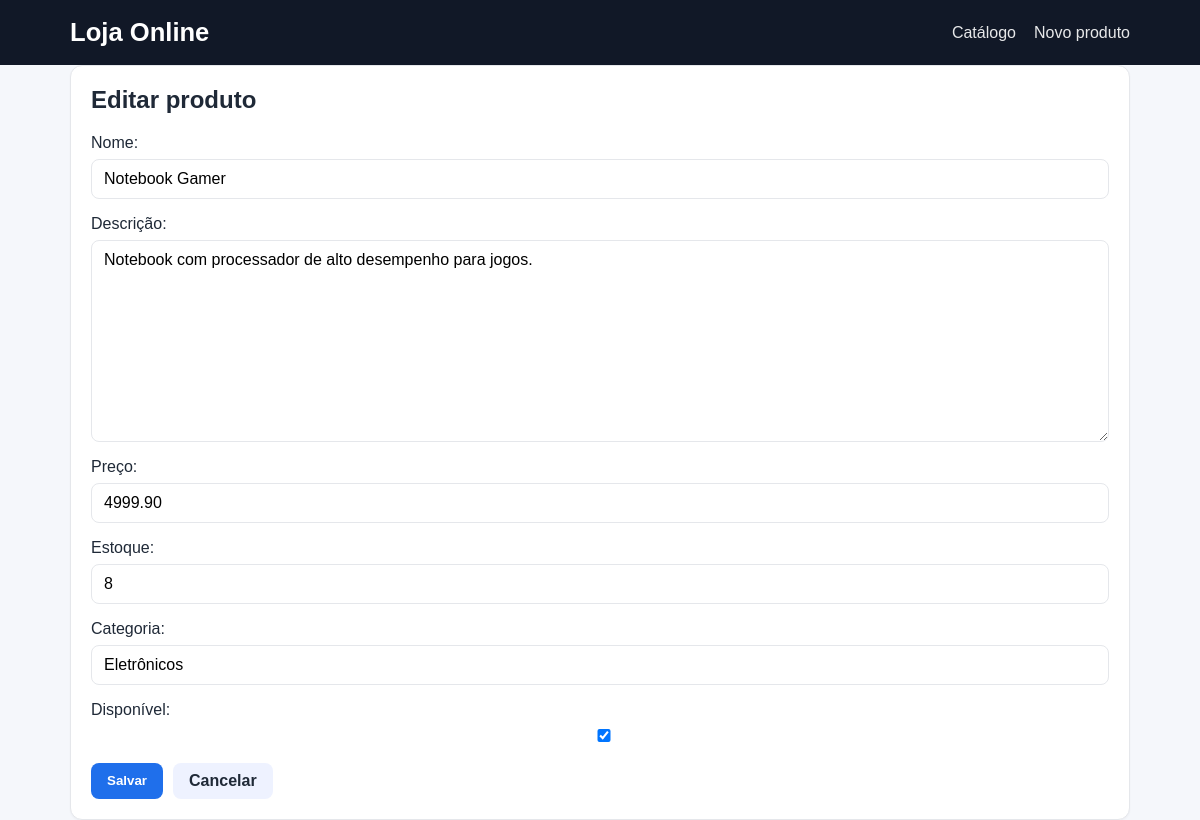
The page /produtos/1/editar/ on the database its author committed.
### catalogo/models.py (models this page shows, shortened)
class Produto(models.Model):
    nome = models.CharField(max_length=150, verbose_name='Nome')
    descricao = models.TextField(blank=True, verbose_name='Descrição')
    preco = models.DecimalField(max_digits=10, decimal_places=2, verbose_name='Preço')
    estoque = models.PositiveIntegerField(default=0, verbose_name='Estoque')
    categoria = models.CharField(max_length=80, default='Geral', verbose_name='Categoria')
    disponivel = models.BooleanField(default=True, verbose_name='Disponível')
    criado_em = models.DateTimeField(auto_now_add=True, verbose_name='Criado em')
    atualizado_em = models.DateTimeField(auto_now=True, verbose_name='Atualizado em')
    class Meta:
        ordering = ['nome']
        verbose_name = 'Produto'
        verbose_name_plural = 'Produtos'

### catalogo/views.py (the view)
# urls.py: path('produtos/<int:pk>/editar/', ProdutoUpdateView.as_view(), name='produto_update'),
class ProdutoUpdateView(UpdateView):
    model = Produto
    template_name = 'catalogo/produto_form.html'
    fields = ['nome', 'descricao', 'preco', 'estoque', 'categoria', 'disponivel']
    success_url = reverse_lazy('produto_list')

### catalogo/templates/catalogo/produto_form.html (shortened to what this page needs)
{% extends 'catalogo/base.html' %}
{% block content %}
<div class="form-card">
    <h2>{% if form.instance.pk %}Editar produto{% else %}Novo produto{% endif %}</h2>
    <form method="post">
        {{ form.as_p }}
        <div class="card-actions">
            <button class="button primary" type="submit">Salvar</button>
            <a class="button secondary" href="{% url 'produto_list' %}">Cancelar</a>
        </div>
    </form>
</div>
{% endblock %}

### static/catalogo/styles.css (style rules this page uses)
:root { --bg: #f5f7fb; --panel: #ffffff; --primary: #1f6feb; --primary-dark: #1247a6; --danger: #d32f2f; --text: #1f2937; --muted: #6b7280; --border: #e5e7eb; --success: #198754; --warning: #b7791f; }
* { box-sizing: border-box; }
body { margin: 0; font-family: Arial, sans-serif; background: var(--bg); color: var(--text); }
.product-card, .detail-card, .form-card { background: var(--panel); border: 1px solid var(--border); border-radius: 12px; padding: 20px; box-shadow: 0 1px 2px rgba(17, 24, 39, 0.04); }
.card-actions { display: flex; flex-wrap: wrap; gap: 10px; margin-top: 18px; }
.button, .card-actions a, button { display: inline-flex; align-items: center; justify-content: center; padding: 9px 16px; border-radius: 8px; text-decoration: none; border: none; cursor: pointer; font-weight: 600; }
.button.primary, .card-actions a { background: var(--primary); color: white; }
.button.secondary, .card-actions a:nth-child(3) { background: #eef2ff; color: #1f2937; }
.detail-card h2, .form-card h2 { margin-top: 0; }
form p { display: flex; flex-direction: column; gap: 7px; margin-bottom: 16px; }
form input, form textarea, form select { width: 100%; border: 1px solid var(--border); border-radius: 8px; padding: 10px 12px; font: inherit; }
form textarea { min-height: 110px; resize: vertical; }

### rows shown on the page
Produto: nome "Notebook Gamer", descricao "Notebook com processador de alto desempenho para jogos.", preco "4999.90", estoque "8", categoria "Eletrônicos", disponivel "☑"
